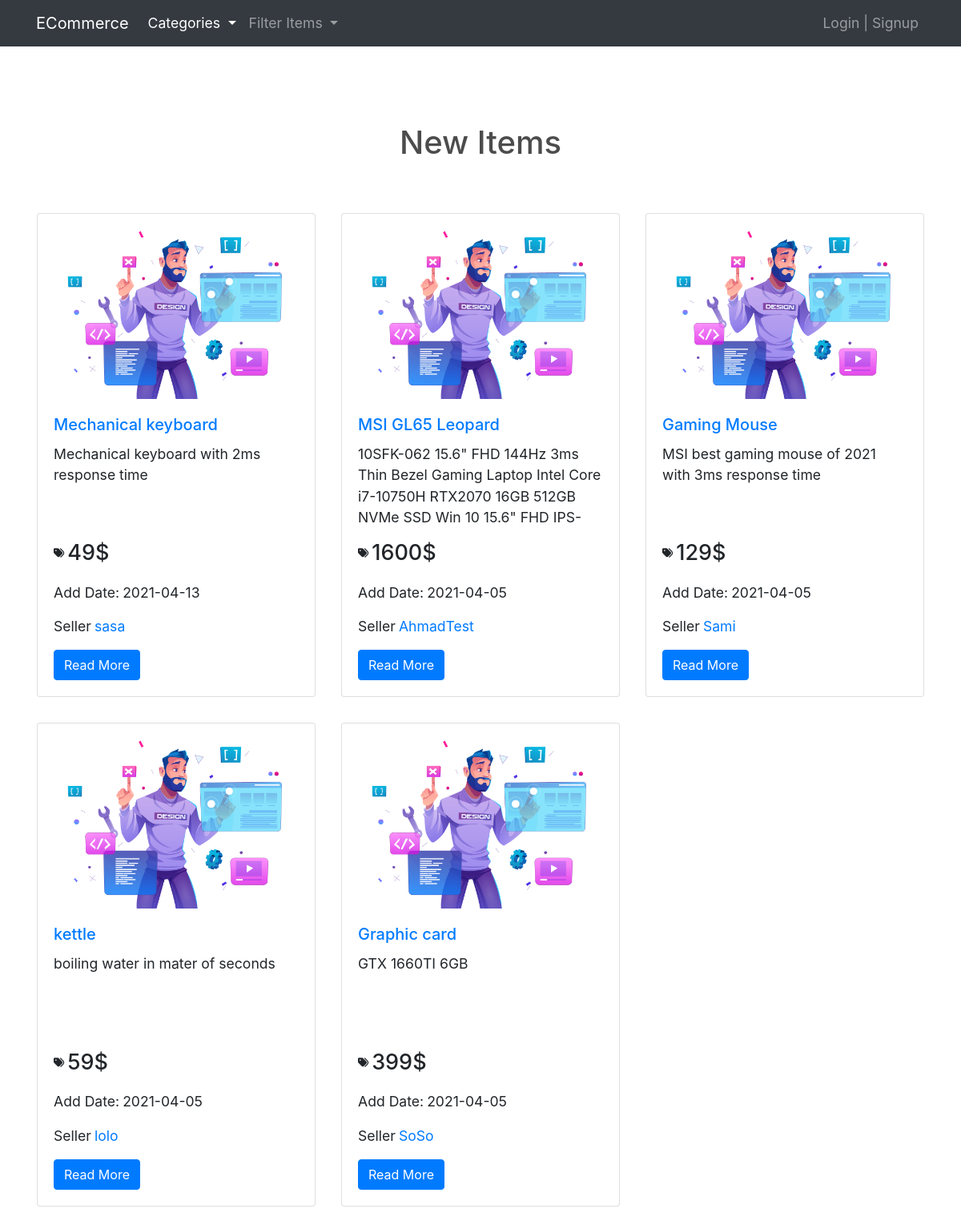
The app's page /categories.php?item_status=1 with its own data.
### tables this page shows
CREATE TABLE `items` (
  `item_id` int(11) NOT NULL,
  `name` varchar(255) NOT NULL,
  `description` text NOT NULL,
  `price` varchar(255) NOT NULL,
  `add_date` date NOT NULL,
  `made_in` varchar(255) NOT NULL,
  `image` varchar(255) NOT NULL COMMENT 'image link',
  `status` varchar(255) NOT NULL,
  `rating` smallint(6) NOT NULL,
  `approve` tinyint(4) NOT NULL DEFAULT 0,
  `cate_id` int(11) NOT NULL COMMENT 'foreign key to link category ',
  `user_id` int(11) NOT NULL COMMENT 'foreign key to link users'
);

CREATE TABLE `users` (
  `userID` int(11) NOT NULL,
  `username` varchar(255) NOT NULL,
  `password` varchar(255) NOT NULL,
  `email` varchar(255) NOT NULL,
  `fullName` varchar(255) NOT NULL,
  `groupID` int(11) NOT NULL DEFAULT 0,
  `trust_status` int(11) NOT NULL DEFAULT 0,
  `register_status` int(11) NOT NULL DEFAULT 0,
  `Date` date DEFAULT NULL,
  `gender` varchar(255) NOT NULL
);

### init.php (called while the page is built, shortened)
<?php
include "admin/config.php";
$template = 'includes/templates/';
$func = "includes/functions/";
$css = "layout/css/";
$lang = "includes/lang/";
include $func . "functions.php";
include $lang . "eng.php";
include $template . "header.php";

### includes/lang/eng.php (called while the page is built, shortened)
<?php
function lang($phrase)
{
    return $language[$phrase];
}

### includes/functions/functions.php (called while the page is built, shortened)
<?php
function getItems($where, $value, $and = null)
{
    global $db_connect;
    $stmt = $db_connect->prepare("SELECT items.* , categories.name AS category_name
    , categories.ID AS category_id ,
    categories.allow_ads ,
    categories.visibility,
    users.username ,
    users.groupID AS g_id
     FROM items
     INNER JOIN categories ON categories.ID = items.cate_id
     INNER JOIN users ON users.userID = items.user_id
     WHERE $where = ? $and  ORDER BY item_id DESC");
    $stmt->execute(array($value));
    $rows = $stmt->fetchAll();
    return $rows;
}

### categories.php (the view, shortened to what this page needs)
<?php
include "init.php";
$item_status = isset($_GET['item_status']) && is_numeric($_GET['item_status']) ?  intval($_GET['item_status']) :  0;
?>
<?php if ($item_status != 0) { ?>
<section class="userCategory py-5">
    <div class="container">
        <h1 class='text-center header_color text-capitalize my-5'>
            <?php
                if ($item_status == 1 && !empty($item_status)) {
                    echo "New items";
                } elseif ($item_status == 2 && !empty($item_status)) {
                    echo "Like New items";
                } elseif ($item_status == 3 && !empty($item_status)) {
                    echo "Second Hand items";
                } elseif ($item_status == 4 && !empty($item_status)) {
                    echo "Old items";
                }
                ?>
        </h1>
        <div class="card-holder">
            <div class="row">
                <?php
                    if (!empty(getItems("status", $item_status, "AND approve = 1 AND visibility = 0"))) {
                        foreach (getItems("status", $item_status, "AND approve = 1 AND visibility = 0") as $item) { ?>
                <div class="card-wrapper__user col-12 col-md-6 col-lg-4 p-3">
                    <div class="card ">
                        <img src="./layout/images/placeHolder.png" class="card-img-top img-fluid" alt="placeHolder">
                        <div class="card-body">
                            <h5 class="card-title"><a
                                    href="items.php?item_id=<?php echo $item['item_id'] ?>"><?php echo $item['name']; ?>
                                </a></h5>
                            <p class="card-text user_card-description"><?php echo $item['description']; ?></p>
                            <div class="mb-3 d-flex align-items-center price_holder">
                                <i class="fas fa-tags  fa-xs mr-1"></i>
                                <span class="d-d-inline-block category_price"><?php echo $item['price']; ?>$</span>
                            </div>
                            <p class="card-text">Add Date:<span class="ml-1"><?php echo $item['add_date']; ?></span></p>
                            <p class="card-text">Seller<span class="ml-1 text-capitalize"><a class=""
                                        href="profile.php?profileName=<?php echo $item['username']; ?>"><?php echo $item['username']; ?></a></span>
                            </p>
                            <a class="btn btn-primary" href="items.php?item_id=<?php echo $item['item_id'] ?>">Read More
                            </a>
                        </div>
                    </div>
                </div>
                <?php }
                    } else { ?>
                <div class="col-12 alert alert-info">There are no items to show</div>
                <?php }
                    ?>
            </div>
        </div>
</section>
<?php } ?>
<?php include $template .  "footer.php";
ob_end_flush(); ?>

### includes/templates/header.php (shortened to what this page needs)
<?php $activePage = basename($_SERVER['PHP_SELF'], ".php");
?>
<!DOCTYPE html>
<html lang="en">
<head>
    <link rel="stylesheet" href="https://cdn.jsdelivr.net/npm/bootstrap@4.6.0/dist/css/bootstrap.min.css">
    <link rel="stylesheet" href="<?php echo $css; ?>style.css">
</head>
<body>
    <nav class="navbar navbar-expand-md navbar-dark bg-dark">
        <div class="container">
            <a class="navbar-brand text-capitalize" href="index.php"><?php echo lang("navbar_brand_dashboard"); ?></a>
            <div class="collapse navbar-collapse" id="navbarSupportedContent">
                <ul class="navbar-nav">
                    <li class="nav-item dropdown ">
                        <a class="nav-link dropdown-toggle text-capitalize  <?php if ($activePage == "categories") {
                                                                                echo "active";
                                                                            } ?>" href="#" id="categoriesDropDown" role="button" data-toggle="dropdown" aria-haspopup="true" aria-expanded="false">
                            <?php echo lang("navbar_categories_dashboard"); ?>
                        </a>
                    </li>
                    <li class="nav-item dropdown ">
                        <a class="nav-link dropdown-toggle text-capitalize" href="#" id="itemsFilter" role="button" data-toggle="dropdown" aria-haspopup="true" aria-expanded="false">
                            Filter items
                        </a>
                    </li>
                </ul>
                <ul class="navbar-nav ml-auto">
                    <?php if (isset($_SESSION['userFront'])) { ?>
                        <li class="nav-item dropdown ">
                            <a class="nav-link dropdown-toggle text-capitalize" href="#" id="navbarDropdown" role="button" data-toggle="dropdown" aria-haspopup="true" aria-expanded="false">
                                <div class="avatar-holder d-inline-block mr-1">
                                    <img class="img-fluid position-relative rounded-circle " src="layout/images/avatar5.png" />
                                </div>
                                <?php echo $userSession; ?>
                            </a>
                            <div class="dropdown-menu" aria-labelledby="navbarDropdown">
                                <a class="dropdown-item text-capitalize" href="profile.php?profileName=<?php echo $_SESSION['userFront']; ?>">Profile</a>
                                <?php if (isset($_SESSION['userFrontGroupID']) && ($_SESSION['userFrontGroupID'] == 2 || $_SESSION['userFrontGroupID'] == 1)) { ?>
                                    <a class="dropdown-item text-capitalize" href="newAdd.php">Add Item</a>
                                    <a class="dropdown-item text-capitalize" href="profile.php?profileName=<?php echo $_SESSION['userFront']; ?>#userAds">My
                                        Items</a>
                                <?php } ?>
                                <a class="dropdown-item text-capitalize" href="#"><?php echo lang("navbar_settings_dashboard"); ?></a>
                                <div class="dropdown-divider"></div>
                                <a class="dropdown-item text-capitalize" href="logout.php"><?php echo lang("navbar_logout_dashboard") ?></a>
                            </div>
                        </li>
                    <?php } else {  ?>
                        <a class="nav-link text-capitalize" href="login.php">Login | Signup</a>
                    <?php } ?>
                </ul>
            </div>
        </div>
    </nav>

### includes/templates/footer.php (shortened to what this page needs)
</body>
</html>

### layout/css/style.css (style rules this page uses)
*, *::after, *::before { -webkit-box-sizing: border-box; -moz-box-sizing: border-box; box-sizing: border-box; margin: 0; padding: 0; }
:root { --mainColor: #34e780; --loginColor: rgba(32, 29, 29, 0.7); --bodyFontSize: 1.1rem; --boxShadow: rgb(0 0 0 / 11%) 0 0 0 1px, rgb(0 0 0 / 5%) 0 10px 10px -5px; --borderRadius: 0.5rem; --mainPaddingHalf: 0.5rem; --mainPaddingOne: 1rem; --titleColor: rgba(0, 0, 0, 0.7); --backgroundDark: #343a40; }
body { font-size: var(--bodyFontSize); }
.header_color { color: var(--titleColor); }
.user_card-description { min-height: 100px; max-height: 100px; overflow-y: auto; }
.category_price { font-size: 27px; font-weight: 500; }

### records on screen
items: name "Mechanical keyboard", description "Mechanical keyboard with 2ms response time", price "49", add_date "2021-04-13", user.username "Sasa"
items: name "MSI GL65 Leopard", description "10SFK-062 15.6\" FHD 144Hz 3ms Thin Bezel Gaming Laptop Intel Core i7-10750H RTX2070 16GB 512GB NVMe SSD Win 10 15.6\" FHD…", price "1600", add_date "2021-04-05", user.username "AhmadTest"
items: name "Gaming Mouse", description "MSI best gaming mouse of 2021 with 3ms response time", price "129", add_date "2021-04-05", user.username "Sami"
items: name "kettle", description "boiling water in mater of seconds", price "59", add_date "2021-04-05", user.username "Lolo"
items: name "Graphic card", description "GTX 1660TI 6GB", price "399", add_date "2021-04-05", user.username "SoSo"

### other values on screen
lang("navbar_brand_dashboard") "ECommerce"
lang("navbar_categories_dashboard") "Categories"
